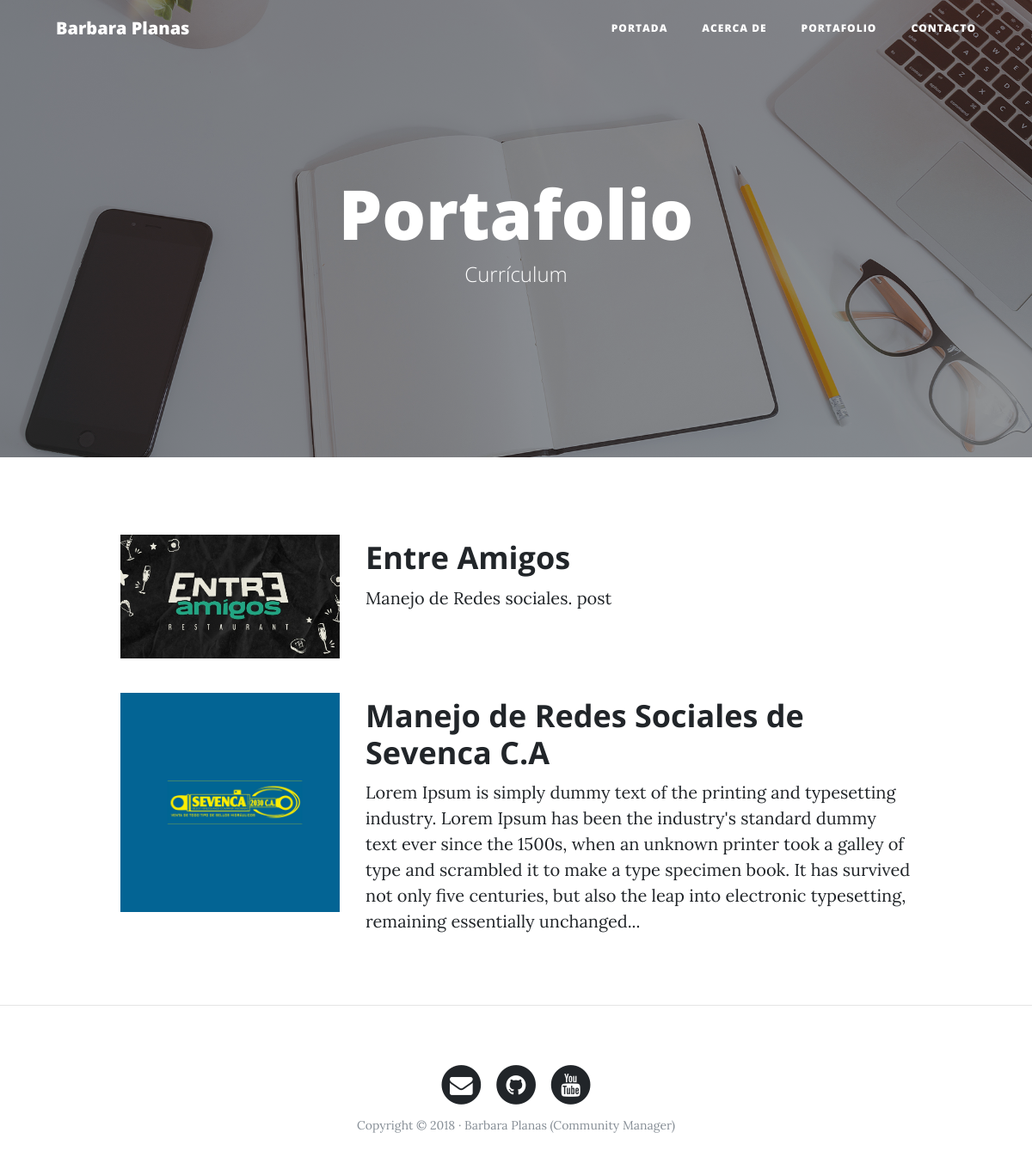
The page /portfolio/ on the database its author committed.
### portfolio/models.py (models this page shows, shortened)
class Project(models.Model):
    title = models.CharField(max_length= 200, verbose_name= 'Titulo')
    description = models.TextField(verbose_name= 'Descripción')
    image = models.ImageField(upload_to='projects', default= 'https://www.shutterstock.com/image-vector/default-image-icon-vector-missing-260nw-2086941550.jpg', verbose_name= 'Imagen')
    create = models.DateTimeField(auto_now_add= True, verbose_name= 'Fecha de creación')
    update = models.DateTimeField(auto_now= True, verbose_name= 'Fecha de edición')
    class Meta:
        verbose_name = "proyecto"
        verbose_name_plural = "proyectos"
        ordering = ["-create"]

### portfolio/views.py (the view)
# urls.py: path('portfolio/', portfolio_views.portfolio, name="portfolio"),
def portfolio(request):
    projects = Project.objects.all()
    return render(request, 'portfolio/portfolio.html', {'projects':projects})

### portfolio/templates/portfolio/portfolio.html
{%extends 'core/base.html'%}
{%block background%}{% load static %}{%static 'core/img/portfolio-bg.jpg' %}{%endblock%}
{%block headers%}
        <h1>Portafolio</h1>
        <span class="subheading">Currículum</span>
{%endblock%}
{% block content%}
        {% for project in projects %}
                <div class="row project">
                        <div class="col-lg-3 col-md-4 offset-lg-1">
                                <img class="img-fluid" src="{{project.image.url}}" alt="">
                        </div>
                        <div class="col-lg-7 col-md-8">
                                <h2 class="section-heading title">{{project.title}}</h2>
                                <p>{{project.description}}</p>
                        </div>
                </div>
        {% endfor %}
{% endblock %}

### core/templates/core/base.html (shortened to what this page needs)
<!DOCTYPE html>
<html lang="es">
  <head>
    {% load static %}
    <link href="{% static 'core/vendor/bootstrap/css/bootstrap.min.css' %}" rel="stylesheet">
    <link href="{% static 'core/vendor/font-awesome/css/font-awesome.min.css' %}" rel="stylesheet" type="text/css">
    <link href="{% static 'core/css/clean-blog.min.css' %}" rel="stylesheet">
  </head>
  <body>
    <nav class="navbar navbar-expand-lg navbar-light fixed-top" id="mainNav">
      <div class="container">
        <a class="navbar-brand" href="{% url 'home' %}">Barbara Planas</a>
        <div class="collapse navbar-collapse" id="navbarResponsive">
          <ul class="navbar-nav ml-auto">
            <li class="nav-item">
              <a class="nav-link" href="{% url 'home' %}">Portada</a>
            </li>
            <li class="nav-item">
              <a class="nav-link" href="{% url 'about' %}">Acerca de</a>
            </li>
            <li class="nav-item">
              <a class="nav-link" href="{% url 'portfolio' %}">Portafolio</a>
            </li>
            <li class="nav-item">
              <a class="nav-link" href="{% url 'contacto' %}">Contacto</a>
            </li>
          </ul>
        </div>
      </div>
    </nav>
    <header class="masthead" style="background-image: url('{% block background %}{% endblock %}')">
      <div class="overlay"></div>
      <div class="container">
        <div class="row">
          <div class="col-lg-8 col-md-10 mx-auto">
            <div class="site-heading">
                {% block headers %}{%endblock%}
            </div>
          </div>
        </div>
      </div>
    </header>
    <div class="container">
        {%block content%}{%endblock%}
    </div>
    {% if request.path != "/" %}<hr>{% endif %}
    <footer>
      <div class="container">
        <div class="row">
          <div class="col-lg-8 col-md-10 mx-auto">
            <ul class="list-inline text-center">
              <li class="list-inline-item">
                <a href="#">
                  <span class="fa-stack fa-lg">
                    <i class="fa fa-circle fa-stack-2x"></i>
                    <i class="fa fa-envelope fa-stack-1x fa-inverse"></i>
                  </span>
                </a>
              </li>
              <li class="list-inline-item">
                <a href="#">
                  <span class="fa-stack fa-lg">
                    <i class="fa fa-circle fa-stack-2x"></i>
                    <i class="fa fa-github fa-stack-1x fa-inverse"></i>
                  </span>
                </a>
              </li>
              <li class="list-inline-item">
                <a href="#">
                  <span class="fa-stack fa-lg">
                    <i class="fa fa-circle fa-stack-2x"></i>
                    <i class="fa fa-youtube fa-stack-1x fa-inverse"></i>
                  </span>
                </a>
              </li>
            </ul>
            <p class="copyright text-muted">Copyright &copy; 2018 · Barbara Planas (Community Manager) </p>
          </div>
        </div>
      </div>
    </footer>
  </body>
</html>

### rows shown on the page
Project: image (picture), title "Entre Amigos", description "Manejo de Redes sociales. post"
Project: image (picture), title "Manejo de Redes Sociales de Sevenca C.A", description "Lorem Ipsum is simply dummy text of the printing and typesetting industry. Lorem Ipsum has been the industry's standard dummy text ever since the 1500s, when an unknown printer took a galley of type and scrambled it to make a type specimen book. It has survived not only five centuries, but also the leap into electronic typesetting, remaining essentially unchanged..."
